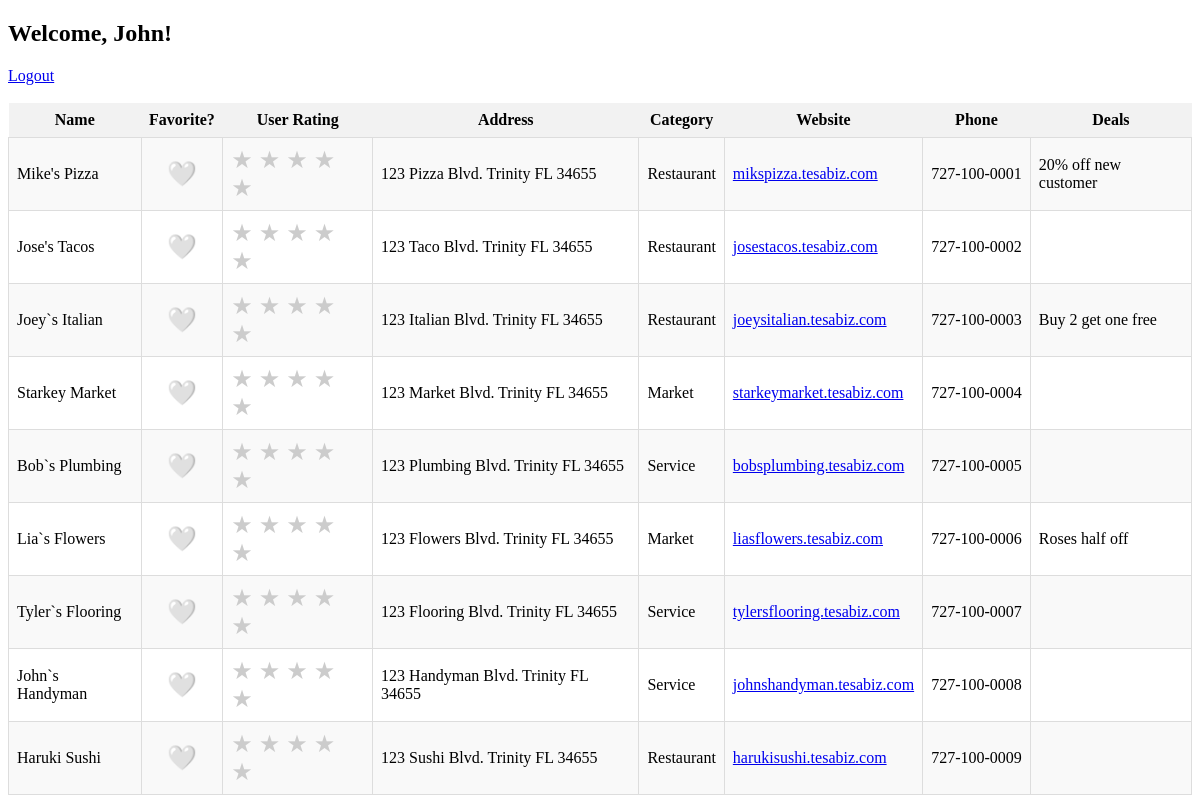
Screenshot of /businesses (signed in) with the database file from the repository.
### tables this page shows
CREATE TABLE business (
            id INTEGER PRIMARY KEY AUTOINCREMENT,
            name TEXT NOT NULL,
            address TEXT NOT NULL,
            category INTEGER NOT NULL,
            phone TEXT NOT NULL,
            website TEXT NOT NULL,
            deal TEXT
        );

### app.py (the view)
@app.route("/businesses")
def businesses():
    if "user_id" not in session:
        return redirect("/")
    conn = get_db()
    cur = conn.cursor()
    cur.execute("""
        SELECT b.id, b.name, b.address, b.category, b.website, b.phone,
               CASE WHEN uf.id IS NOT NULL THEN 1 ELSE 0 END as is_favorite,
               COALESCE(br.rating, 0) as user_rating, b.deal
        FROM business b
        LEFT JOIN user_favorite uf ON b.id = uf.business_id AND uf.user_id = ?
        LEFT JOIN business_rating br ON b.id = br.business_id AND br.user_id = ?
    """, (session["user_id"],session["user_id"],))
    rows = cur.fetchall()
    return render_template("businesses.html", name=session["first"], businesses=rows)

### app.py (called while the page is built)
def get_db():
    return sqlite3.connect("business_app.db", check_same_thread=False)

### templates/businesses.html (shortened to what this page needs)
<!DOCTYPE html>
<html>
<head>
</head>
<body>
<h2>Welcome, {{ name }}!</h2>
<a href="/logout">Logout</a>
<br><br>
<table id="bizTable">
    <tr>
        <th onclick="sortTable(0)">Name</th>
        <th onclick="sortTable(1)">Favorite?</th>
        <th onclick="sortTable(2)">User Rating</th>
        <th onclick="sortTable(3)">Address</th>
        <th onclick="sortTable(4)">Category</th>
        <th onclick="sortTable(5)">Website</th>
        <th onclick="sortTable(6)">Phone</th>
        <th onclick="sortTable(7)">Deals</th>
    </tr>
    {% for b in businesses %}
    <tr>
        <td>{{ b[1] }}</td>
        <td class="favorite-cell">
            <a href="/favorite/{{ b[0] }}" class="favorite-heart">
                {% if b[6] == 1 %}
                    ❤️
                {% else %}
                    🤍
                {% endif %}
            </a>
        </td>
        <td>
            <div class="rating">
                <a href="/rate/{{ b[0] }}/1" class="{% if b[7] >= 1 %}star-filled{% else %}star-empty{% endif %}">★</a>
                <a href="/rate/{{ b[0] }}/2" class="{% if b[7] >= 2 %}star-filled{% else %}star-empty{% endif %}">★</a>
                <a href="/rate/{{ b[0] }}/3" class="{% if b[7] >= 3 %}star-filled{% else %}star-empty{% endif %}">★</a>
                <a href="/rate/{{ b[0] }}/4" class="{% if b[7] >= 4 %}star-filled{% else %}star-empty{% endif %}">★</a>
                <a href="/rate/{{ b[0] }}/5" class="{% if b[7] >= 5 %}star-filled{% else %}star-empty{% endif %}">★</a>
            </div>
        </td>
        <td>{{ b[2] }}</td>
        <td>{{ b[3] }}</td>
        <td><a href="{{ b[4] }}" target="_blank">{{ b[4] }}</a></td>
        <td>{{ b[5][:3] }}-{{ b[5][3:6] }}-{{ b[5][-4:] }}</td>
        <td>{{ b[8] }}</td>
    </tr>
    {% endfor %}
</table>
</body>
</html>

### templates/businesses.html (style rules this page uses)
.rating { display: inline-block; }
.rating a { text-decoration: none; font-size: 1.5em; margin-right: 2px; }
.star-empty { color: #ccc; }
.favorite-cell { text-align: center; }
.favorite-heart { font-size: 1.5em; text-decoration: none; }
th { cursor: pointer; background-color: #f2f2f2; padding: 8px; position: relative; }
table { border-collapse: collapse; width: 100%; }
td { padding: 8px; border: 1px solid #ddd; }
tr:nth-child(even) { background-color: #f9f9f9; }

### rows the page displays
business: name "Mike's Pizza", address "123 Pizza Blvd. Trinity FL 34655", category "Restaurant", website "mikspizza.tesabiz.com", phone "727", phone "100", phone "0001", deal "20% off new customer"
business: name "Jose's Tacos", address "123 Taco Blvd. Trinity FL 34655", category "Restaurant", website "josestacos.tesabiz.com", phone "727", phone "100", phone "0002"
business: name "Joey`s Italian", address "123 Italian Blvd. Trinity FL 34655", category "Restaurant", website "joeysitalian.tesabiz.com", phone "727", phone "100", phone "0003", deal "Buy 2 get one free"
business: name "Starkey Market", address "123 Market Blvd. Trinity FL 34655", category "Market", website "starkeymarket.tesabiz.com", phone "727", phone "100", phone "0004"
business: name "Bob`s Plumbing", address "123 Plumbing Blvd. Trinity FL 34655", category "Service", website "bobsplumbing.tesabiz.com", phone "727", phone "100", phone "0005"
business: name "Lia`s Flowers", address "123 Flowers Blvd. Trinity FL 34655", category "Market", website "liasflowers.tesabiz.com", phone "727", phone "100", phone "0006", deal "Roses half off"
business: name "Tyler`s Flooring", address "123 Flooring Blvd. Trinity FL 34655", category "Service", website "tylersflooring.tesabiz.com", phone "727", phone "100", phone "0007"
business: name "John`s Handyman", address "123 Handyman Blvd. Trinity FL 34655", category "Service", website "johnshandyman.tesabiz.com", phone "727", phone "100", phone "0008"
business: name "Haruki Sushi", address "123 Sushi Blvd. Trinity FL 34655", category "Restaurant", website "harukisushi.tesabiz.com", phone "727", phone "100", phone "0009"

### other values shown
{{ name }} "John"
